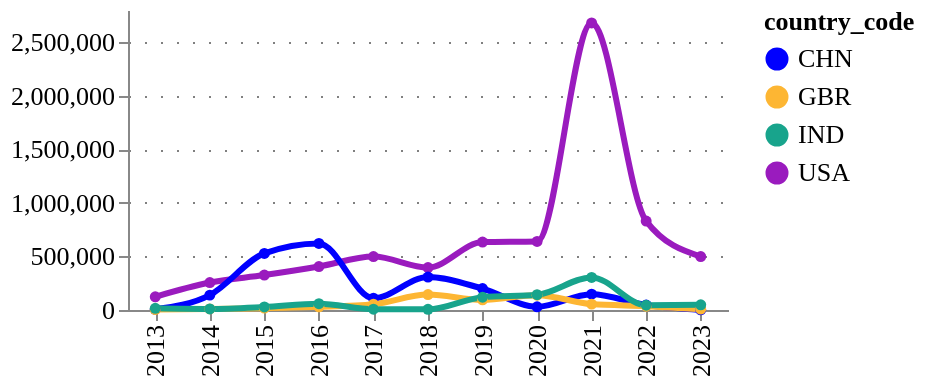

This figure's notebook cell:
### Code cell
countries = ['GBR', 'USA', 'IND', 'CHN']
fig = pu.ts_smooth(
    ts_counts.query("country_code in @countries"),
    countries,
    variable= "amount",
    variable_title = "",
    category_column = 'country_code',
    width = 300,
    height = 150,
    legend_orient='right',
)
pu.configure_plots(fig)

### Figure 1 — Vega-Lite specification as saved in the notebook (floating-point values rounded to 4 significant figures)
{"config": {"title": {"font": "Averta", "anchor": "start"}, "subtitle": {"font": "Averta"}, "axis": {"labelFont": "Averta", "titleFont": "Averta", "gridColor": "grey", "gridDash": [1, 7], "labelFontSize": 13, "titleFontSize": 13}, "header": {"labelFont": "Averta", "titleFont": "Averta"}, "legend": {"labelFont": "Averta", "titleFont": "Averta", "labelFontSize": 13, "titleFontSize": 13}, "range": {"category": ["#0000FF", "#FDB633", "#18A48C", "#9A1BBE", "#EB003B", "#FF6E47", "#646363", "#0F294A", "#97D9E3", "#A59BEE", "#F6A4B7", "#D2C9C0", "#FFFFFF", "#000000"], "ordinal": {"scheme": ["#0000FF", "#FDB633", "#18A48C", "#9A1BBE", "#EB003B", "#FF6E47", "#646363", "#0F294A", "#97D9E3", "#A59BEE", "#F6A4B7", "#D2C9C0", "#FFFFFF", "#000000"]}}, "view": {"strokeWidth": 0}}, "data": {"name": "data-79657b895383c59870ab81ed25db20a9"}, "mark": {"type": "line", "interpolate": "monotone", "point": {"filled": true, "size": 30}, "size": 3, "strokeDash": [0]}, "encoding": {"color": {"field": "country_code", "legend": {"orient": "right"}, "type": "nominal"}, "tooltip": [{"field": "year", "title": "Year", "type": "ordinal"}, {"field": "country_code", "type": "nominal"}, {"field": "amount", "format": ".3f", "title": "", "type": "quantitative"}], "x": {"field": "year", "title": "", "type": "ordinal"}, "y": {"field": "amount", "title": "", "type": "quantitative"}}, "height": 150, "title": {"anchor": "start", "text": "", "fontSize": 14, "subtitle": "", "subtitleFont": "Averta", "subtitleFontSize": 13}, "width": 300, "$schema": "https://vega.github.io/schema/vega-lite/v4.17.0.json", "datasets": {"data-79657b895383c59870ab81ed25db20a9": [{"year": 2013, "amount": 123200.0, "country_code": "USA"}, {"year": 2014, "amount": 256100.0, "country_code": "USA"}, {"year": 2015, "amount": 326100.0, "country_code": "USA"}, {"year": 2016, "amount": 405800.0, "country_code": "USA"}, {"year": 2017, "amount": 498900.0, "country_code": "USA"}, {"year": 2018, "amount": 396300.0, "country_code": "USA"}, {"year": 2019, "amount": 634300.0, "country_code": "USA"}, {"year": 2020, "amount": 639800.0, "country_code": "USA"}, {"year": 2021, "amount": 2679000.0, "country_code": "USA"}, {"year": 2022, "amount": 830000.0, "country_code": "USA"}, {"year": 2023, "amount": 498600.0, "country_code": "USA"}, {"year": 2013, "amount": 6557.0, "country_code": "CHN"}, {"year": 2014, "amount": 139000.0, "country_code": "CHN"}, {"year": 2015, "amount": 528100.0, "country_code": "CHN"}, {"year": 2016, "amount": 621300.0, "country_code": "CHN"}, {"year": 2017, "amount": 110100.0, "country_code": "CHN"}, {"year": 2018, "amount": 307600.0, "country_code": "CHN"}, {"year": 2019, "amount": 199800.0, "country_code": "CHN"}, {"year": 2020, "amount": 30100.0, "country_code": "CHN"}, {"year": 2021, "amount": 148000.0, "country_code": "CHN"}, {"year": 2022, "amount": 45750.0, "country_code": "CHN"}, {"year": 2023, "amount": 1092.0, "country_code": "CHN"}, {"year": 2013, "amount": 3636.0, "country_code": "GBR"}, {"year": 2014, "amount": 10390.0, "country_code": "GBR"}, {"year": 2015, "amount": 17340.0, "country_code": "GBR"}, {"year": 2016, "amount": 29610.0, "country_code": "GBR"}, {"year": 2017, "amount": 54340.0, "country_code": "GBR"}, {"year": 2018, "amount": 144200.0, "country_code": "GBR"}, {"year": 2019, "amount": 95500.0, "country_code": "GBR"}, {"year": 2020, "amount": 138600.0, "country_code": "GBR"}, {"year": 2021, "amount": 55010.0, "country_code": "GBR"}, {"year": 2022, "amount": 35930.0, "country_code": "GBR"}, {"year": 2023, "amount": 7992.0, "country_code": "GBR"}, {"year": 2013, "amount": 15490.0, "country_code": "IND"}, {"year": 2014, "amount": 9371.0, "country_code": "IND"}, {"year": 2015, "amount": 28220.0, "country_code": "IND"}, {"year": 2016, "amount": 59170.0, "country_code": "IND"}, {"year": 2017, "amount": 7806.0, "country_code": "IND"}, {"year": 2018, "amount": 6233.0, "country_code": "IND"}, {"year": 2019, "amount": 119600.0, "country_code": "IND"}, {"year": 2020, "amount": 142400.0, "country_code": "IND"}, {"year": 2021, "amount": 304000.0, "country_code": "IND"}, {"year": 2022, "amount": 44550.0, "country_code": "IND"}, {"year": 2023, "amount": 48910.0, "country_code": "IND"}]}}
